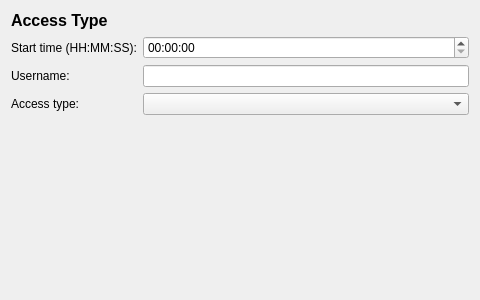
<?xml version="1.0" encoding="UTF-8"?>
<ui version="4.0">
 <class>AccessElementEditor</class>
 <widget class="QWidget" name="AccessElementEditor">
  <property name="geometry">
   <rect>
    <x>0</x>
    <y>0</y>
    <width>480</width>
    <height>300</height>
   </rect>
  </property>
  <property name="minimumSize">
   <size>
    <width>480</width>
    <height>0</height>
   </size>
  </property>
  <property name="windowTitle">
   <string>Form</string>
  </property>
  <layout class="QFormLayout" name="formLayout">
   <item row="0" column="0">
    <widget class="QLabel" name="label">
     <property name="font">
      <font>
       <pointsize>12</pointsize>
       <weight>75</weight>
       <bold>true</bold>
      </font>
     </property>
     <property name="text">
      <string>Access Type</string>
     </property>
    </widget>
   </item>
   <item row="2" column="0">
    <widget class="QLabel" name="label_2">
     <property name="text">
      <string>Start time (HH:MM:SS):</string>
     </property>
    </widget>
   </item>
   <item row="4" column="0">
    <widget class="QLabel" name="label_3">
     <property name="text">
      <string>Access type:</string>
     </property>
    </widget>
   </item>
   <item row="4" column="1">
    <widget class="QComboBox" name="accessTypeCombo"/>
   </item>
   <item row="3" column="0">
    <widget class="QLabel" name="label_4">
     <property name="text">
      <string>Username:</string>
     </property>
    </widget>
   </item>
   <item row="3" column="1">
    <widget class="QLineEdit" name="usernameEdit"/>
   </item>
   <item row="2" column="1">
    <widget class="QTimeEdit" name="timeEdit">
     <property name="currentSection">
      <enum>QDateTimeEdit::SecondSection</enum>
     </property>
     <property name="displayFormat">
      <string>HH:mm:ss</string>
     </property>
    </widget>
   </item>
  </layout>
 </widget>
 <resources/>
 <connections/>
</ui>
